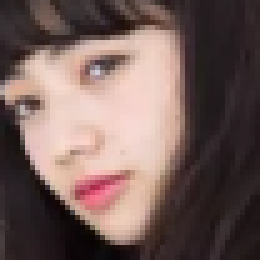
#> input picture Python骚操作/16. 裁剪图片/5.png, 52 x 52 px, found by its file name (shown 5 times larger)
$ python 03_erode.py
#> lines starting #> are read from the running program, lines starting #| are printed output that depends on the picture
import cv2
import numpy as np

im = cv2.imread('../data/5.png')
#> im is the input picture: shape (52, 52, 3); mean B, G, R 90.5, 94.6, 116
cv2.imshow('im', im)

# 腐蚀
kernel = np.ones((3, 3), dtype=np.uint8)
erosion = cv2.erode(im, kernel, iterations=3)
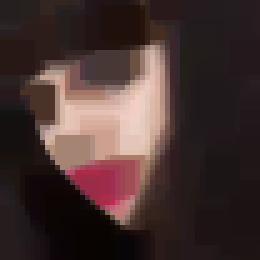
#> erosion: shape (52, 52, 3) (shown 5 times larger); mean B, G, R 48.3, 50, 68.9

cv2.imshow('erode', erosion)

cv2.waitKey()
cv2.destroyAllWindows()

$ run again, with Python骚操作/16. 裁剪图片/2.png copied over Python骚操作/16. 裁剪图片/5.png
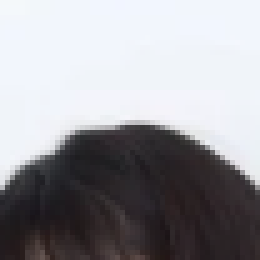
#> input picture Python骚操作/16. 裁剪图片/2.png, 52 x 52 px, found by its file name (shown 5 times larger)
#> im is the input picture: shape (52, 52, 3); mean B, G, R 158.3, 154.1, 154.8
#> `erosion = cv2.erode(im, kernel, iterations=3)`:
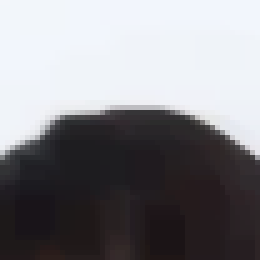
#> erosion: shape (52, 52, 3) (shown 5 times larger); mean B, G, R 136.9, 133, 134.1

$ run again, with Python骚操作/16. 裁剪图片/6.png copied over Python骚操作/16. 裁剪图片/5.png
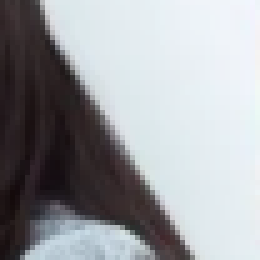
#> input picture Python骚操作/16. 裁剪图片/6.png, 52 x 52 px, found by its file name (shown 5 times larger)
#> im is the input picture: shape (52, 52, 3); mean B, G, R 163.2, 159.6, 157.5
#> `erosion = cv2.erode(im, kernel, iterations=3)`:
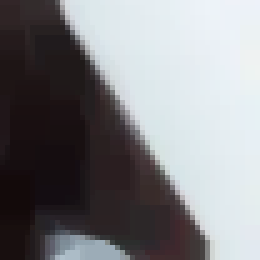
#> erosion: shape (52, 52, 3) (shown 5 times larger); mean B, G, R 133.1, 130.3, 130.3

$ run again, with Python骚操作/16. 裁剪图片/8.png copied over Python骚操作/16. 裁剪图片/5.png
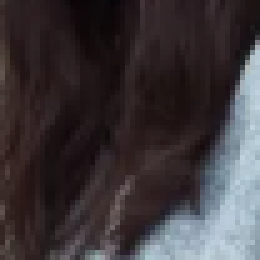
#> input picture Python骚操作/16. 裁剪图片/8.png, 52 x 52 px, found by its file name (shown 5 times larger)
#> im is the input picture: shape (52, 52, 3); mean B, G, R 58.2, 55, 61
#> `erosion = cv2.erode(im, kernel, iterations=3)`:
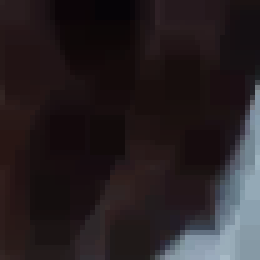
#> erosion: shape (52, 52, 3) (shown 5 times larger); mean B, G, R 34.3, 31.7, 38.8
